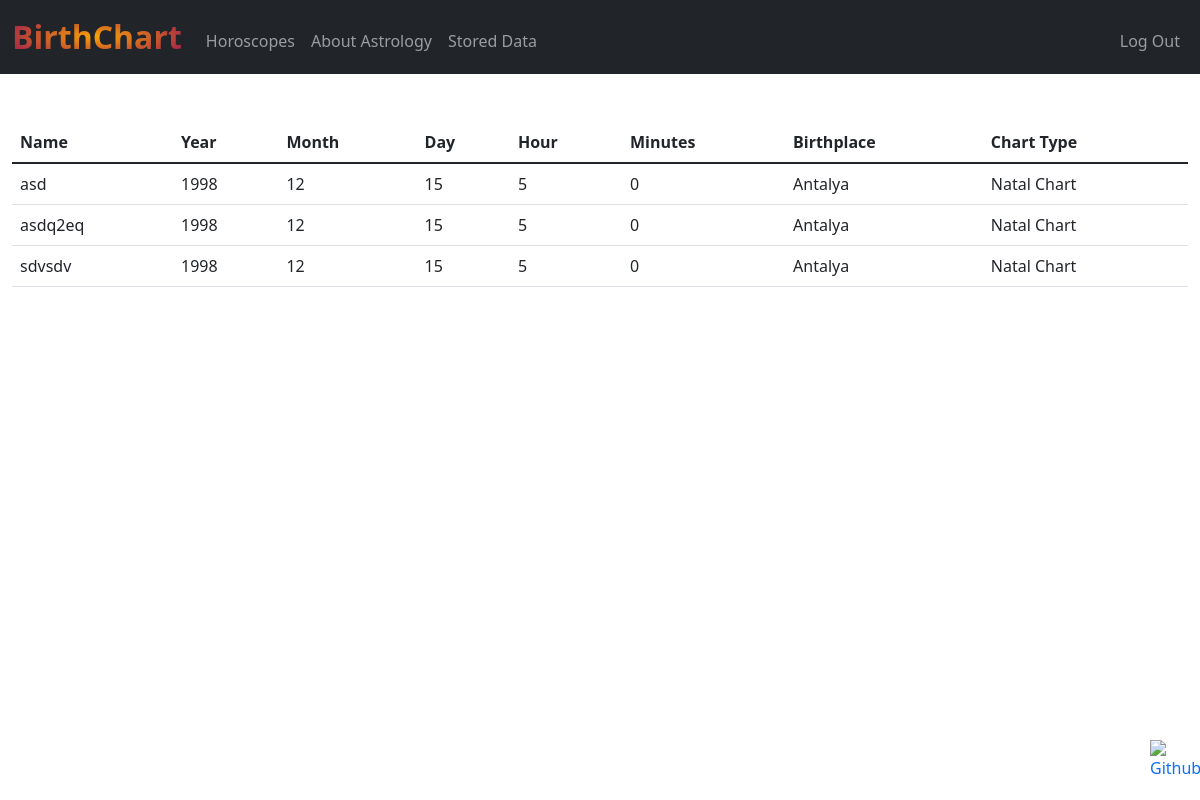
Screenshot of /stored_data (signed in) with the database file from the repository.
### tables this page shows
CREATE TABLE stockedcharts (id INTEGER PRIMARY KEY AUTOINCREMENT, user_id INTEGER NOT NULL, name TEXT NOT NULL, year INTEGER NOT NULL, month INTEGER NOT NULL, day INTEGER NOT NULL, hour INTEGER NOT NULL, minutes INTEGER NOT NULL, birthplace INTEGER NOT NULL, chart_type TEXT NOT NULL);

### app.py (the view)
@app.route("/stored_data", methods=["GET", "POST"])
def store_data():
    if request.method == "GET":
        user_id = session["user_id"]
        user_data = db.execute("SELECT id, name, year, month, day, hour, minutes, birthplace, chart_type FROM stockedcharts WHERE user_id = ? ORDER BY id", user_id)
        return render_template("stored_data.html", user_data=user_data)

### templates/stored_data.html (shortened to what this page needs)
{% extends "layout.html" %}
{% block main %}
<table class="table table-stripped">
    <thead>
        <tr>
            <th class="text-start">Name</th>
            <th class="text-start">Year</th>
            <th class="text-start">Month</th>
            <th class="text-start">Day</th>
            <th class="text-start">Hour</th>
            <th class="text-start">Minutes</th>
            <th class="text-start">Birthplace</th>
            <th class="text-start">Chart Type</th>
        </tr>
    </thead>
    <tbody>
        {% for data in user_data %}
        <tr>
            <td class="text-start"> {{ data["name"] }}</td>
            <td class="text-start"> {{ data["year"] }}</td>
            <td class="text-start"> {{ data["month"] }}</td>
            <td class="text-start"> {{ data["day"]  }}</td>
            <td class="text-start"> {{ data["hour"] }}</td>
            <td class="text-start"> {{ data["minutes"] }}</td>
            <td class="text-start"> {{ data["birthplace"] }}</td>
            <td class="text-start"> {{ data["chart_type"] }}</td>
        </tr>
        {% endfor %}
    </tbody>
</table>
{% endblock %}

### templates/layout.html (shortened to what this page needs)
<!DOCTYPE html>
<html lang="en">
    <head>
        <link href="https://cdn.jsdelivr.net/npm/bootstrap@5.1.3/dist/css/bootstrap.min.css" rel="stylesheet">
        <link href="/static/styles.css" rel="stylesheet">
    </head>
    <body>
        <nav class="navbar navbar-expand-lg navbar-dark bg-dark">
            <div class="container-fluid">
                <a class="navbar-brand" href="/"><span class="navbar_title">BirthChart</span></a>
                <div class="collapse navbar-collapse" id="navbar">
                    {% if session["user_id"] %}
                        <ul class="navbar-nav me-auto mt-2">
                            <li class="nav-item"><a class="nav-link" href="/horoscopes">Horoscopes</a></li>
                            <li class="nav-item"><a class="nav-link" href="/about">About Astrology</a></li>
                            <li class="nav-item"><a class="nav-link" href="/stored_data">Stored Data</a></li>
                        </ul>
                        <ul class="navbar-nav ms-auto mt-2">
                            <li class="nav-item"><a class="nav-link" href="/logout">Log Out</a></li>
                        </ul>
                    {% else %}
                        <ul class="navbar-nav ms-auto mt-2">
                            <li class="nav-item"><a class="nav-link" href="/register">Register</a></li>
                            <li class="nav-item"><a class="nav-link" href="/login">Log In</a></li>
                        </ul>
                    {% endif %}
                </div>
            </div>
        </nav>
        <main class="container-fluid py-5 text-center">
            {% block main %}{% endblock %}
        </main>
    </body>
    <footer>
        <div class="footer">
            <a href="https://github.com/karakuscem"><img align="right" src="https://github.githubassets.com/images/modules/logos_page/GitHub-Mark.png" alt="Github" height="50" width="50"></a>
        </div>
    </footer>
</html>

### static/styles.css (style rules this page uses)
nav .navbar-brand { font-size: xx-large; }
.navbar_title { font-weight: 600; background-image: radial-gradient(ellipse, #faa403, #920859); color: transparent; background-clip: text; -webkit-background-clip: text; }
footer { position:absolute; bottom:0; width:100%; height:60px; }

### rows the page displays
stockedcharts: name "asd", year "1998", month "12", day "15", hour "5", minutes "0", birthplace "Antalya", chart_type "Natal Chart"
stockedcharts: name "asdq2eq", year "1998", month "12", day "15", hour "5", minutes "0", birthplace "Antalya", chart_type "Natal Chart"
stockedcharts: name "sdvsdv", year "1998", month "12", day "15", hour "5", minutes "0", birthplace "Antalya", chart_type "Natal Chart"
